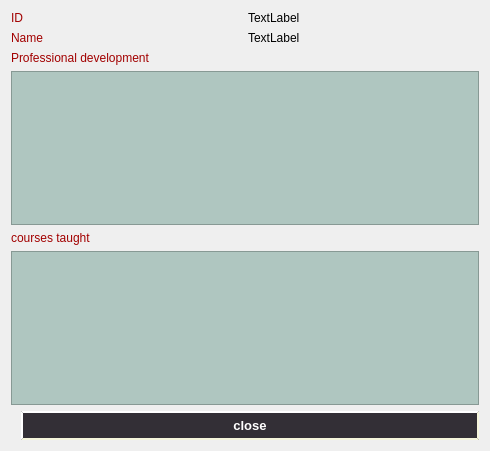
<?xml version="1.0" encoding="UTF-8"?>
<ui version="4.0">
 <class>teacherview</class>
 <widget class="QDialog" name="teacherview">
  <property name="geometry">
   <rect>
    <x>0</x>
    <y>0</y>
    <width>490</width>
    <height>451</height>
   </rect>
  </property>
  <property name="windowTitle">
   <string>Dialog</string>
  </property>
  <layout class="QVBoxLayout" name="verticalLayout">
   <item>
    <layout class="QHBoxLayout" name="horizontalLayout">
     <item>
      <widget class="QLabel" name="label">
       <property name="styleSheet">
        <string notr="true">font: 700 18pt &quot;Perpetua&quot;;
color: rgb(162, 0, 0);</string>
       </property>
       <property name="text">
        <string>ID</string>
       </property>
      </widget>
     </item>
     <item>
      <widget class="QLabel" name="QID">
       <property name="styleSheet">
        <string notr="true">font: 700 18pt &quot;Perpetua&quot;;
color: rgb(0, 0, 0);</string>
       </property>
       <property name="text">
        <string>TextLabel</string>
       </property>
      </widget>
     </item>
    </layout>
   </item>
   <item>
    <layout class="QHBoxLayout" name="horizontalLayout_2">
     <item>
      <widget class="QLabel" name="label_2">
       <property name="styleSheet">
        <string notr="true">font: 700 18pt &quot;Perpetua&quot;;
color: rgb(162, 0, 0);</string>
       </property>
       <property name="text">
        <string>Name</string>
       </property>
      </widget>
     </item>
     <item>
      <widget class="QLabel" name="QName">
       <property name="styleSheet">
        <string notr="true">font: 700 18pt &quot;Perpetua&quot;;
color: rgb(0, 0, 0);</string>
       </property>
       <property name="text">
        <string>TextLabel</string>
       </property>
      </widget>
     </item>
    </layout>
   </item>
   <item>
    <widget class="QLabel" name="label_6">
     <property name="styleSheet">
      <string notr="true">font: 700 18pt &quot;Perpetua&quot;;
color: rgb(162, 0, 0);</string>
     </property>
     <property name="text">
      <string>Professional development</string>
     </property>
    </widget>
   </item>
   <item>
    <widget class="QTextBrowser" name="textBrowser">
     <property name="styleSheet">
      <string notr="true">background-color: rgb(175, 198, 192);
font: 600 11pt &quot;Segoe UI Semibold&quot;;</string>
     </property>
    </widget>
   </item>
   <item>
    <widget class="QLabel" name="label_5">
     <property name="styleSheet">
      <string notr="true">font: 700 18pt &quot;Perpetua&quot;;
color: rgb(162, 0, 0);</string>
     </property>
     <property name="text">
      <string>courses taught</string>
     </property>
    </widget>
   </item>
   <item>
    <widget class="QListWidget" name="listWidget">
     <property name="styleSheet">
      <string notr="true">background-color: rgb(175, 198, 192);
font: 600 11pt &quot;Segoe UI Semibold&quot;;</string>
     </property>
    </widget>
   </item>
   <item>
    <widget class="QPushButton" name="pushButton">
     <property name="styleSheet">
      <string notr="true">font: 900 11pt &quot;Segoe UI Black&quot;;
border-radius: 15px;
margin-left: 10px; border-radius: 15px; background: rgba(49, 45, 52, 253); color: #4A0C46;
color : white;
 border-style: outset;
     border-width: 2px;
     border-radius: 15px;
     border-color: beige;
     font: bold 13px;
     min-width: 4em;
     padding: 5px;</string>
     </property>
     <property name="text">
      <string>close</string>
     </property>
    </widget>
   </item>
  </layout>
 </widget>
 <resources/>
 <connections/>
</ui>
